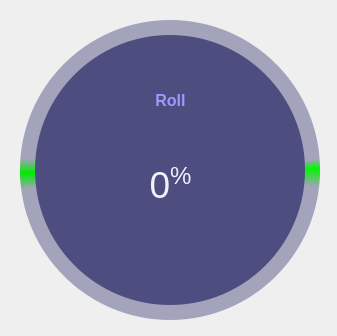
<?xml version="1.0" encoding="UTF-8"?>
<ui version="4.0">
 <class>Color_Gauge</class>
 <widget class="QMainWindow" name="Color_Gauge">
  <property name="geometry">
   <rect>
    <x>0</x>
    <y>0</y>
    <width>337</width>
    <height>336</height>
   </rect>
  </property>
  <property name="windowTitle">
   <string>MainWindow</string>
  </property>
  <widget class="QWidget" name="centralwidget">
   <widget class="QFrame" name="circleProgressBAR_Base">
    <property name="geometry">
     <rect>
      <x>10</x>
      <y>10</y>
      <width>320</width>
      <height>320</height>
     </rect>
    </property>
    <property name="frameShape">
     <enum>QFrame::NoFrame</enum>
    </property>
    <property name="frameShadow">
     <enum>QFrame::Raised</enum>
    </property>
    <widget class="QFrame" name="circle_Progess">
     <property name="geometry">
      <rect>
       <x>10</x>
       <y>10</y>
       <width>300</width>
       <height>300</height>
      </rect>
     </property>
     <property name="styleSheet">
      <string notr="true">QFrame{
border-radius: 150px;
	background-color: qconicalgradient(cx:0.5, cy:0.5, angle:4, stop:0.475 rgba(255, 255, 255, 0), stop:0.492 rgba(0, 235, 0, 255), stop:0.51 rgba(255, 255, 255, 0), stop:0.97 rgba(249, 249, 249, 0), stop:0.99 rgba(0, 246, 0, 255), stop:1 rgba(236, 236, 236, 0));
}</string>
     </property>
     <property name="frameShape">
      <enum>QFrame::StyledPanel</enum>
     </property>
     <property name="frameShadow">
      <enum>QFrame::Raised</enum>
     </property>
    </widget>
    <widget class="QFrame" name="circle_background">
     <property name="geometry">
      <rect>
       <x>10</x>
       <y>10</y>
       <width>300</width>
       <height>300</height>
      </rect>
     </property>
     <property name="styleSheet">
      <string notr="true">QFrame{
	border-radius: 150px;
	background-color: rgba(77, 77, 127,120);
}</string>
     </property>
     <property name="frameShape">
      <enum>QFrame::StyledPanel</enum>
     </property>
     <property name="frameShadow">
      <enum>QFrame::Raised</enum>
     </property>
    </widget>
    <widget class="QFrame" name="container">
     <property name="geometry">
      <rect>
       <x>25</x>
       <y>25</y>
       <width>270</width>
       <height>270</height>
      </rect>
     </property>
     <property name="styleSheet">
      <string notr="true">QFrame{
	border-radius: 135px;
	background-color: rgb(77, 77, 127);
}</string>
     </property>
     <property name="frameShape">
      <enum>QFrame::StyledPanel</enum>
     </property>
     <property name="frameShadow">
      <enum>QFrame::Raised</enum>
     </property>
     <widget class="QLabel" name="label_title">
      <property name="geometry">
       <rect>
        <x>-20</x>
        <y>0</y>
        <width>311</width>
        <height>131</height>
       </rect>
      </property>
      <property name="font">
       <font>
        <family>Segoe UI</family>
        <pointsize>12</pointsize>
        <weight>50</weight>
        <bold>false</bold>
       </font>
      </property>
      <property name="styleSheet">
       <string notr="true">color: rgb(255, 255, 255); background-color: none;</string>
      </property>
      <property name="text">
       <string>&lt;html&gt;&lt;head/&gt;&lt;body&gt;&lt;p&gt;&lt;span style=&quot; font-weight:600; color:#9b9bff;&quot;&gt;Roll&lt;/span&gt;&lt;/p&gt;&lt;/body&gt;&lt;/html&gt;</string>
      </property>
      <property name="alignment">
       <set>Qt::AlignCenter</set>
      </property>
     </widget>
     <widget class="QLabel" name="label_precentage">
      <property name="geometry">
       <rect>
        <x>-50</x>
        <y>60</y>
        <width>371</width>
        <height>181</height>
       </rect>
      </property>
      <property name="font">
       <font>
        <family>Nirmala UI</family>
        <pointsize>28</pointsize>
        <weight>75</weight>
        <bold>true</bold>
       </font>
      </property>
      <property name="styleSheet">
       <string notr="true">color: rgb(255, 255, 255); background-color: none;</string>
      </property>
      <property name="text">
       <string>&lt;html&gt;&lt;head/&gt;&lt;body&gt;&lt;p align=&quot;center&quot;&gt;&lt;span style=&quot; font-weight:400; color:#f0f0ff;&quot;&gt;0&lt;/span&gt;&lt;span style=&quot; font-weight:400; color:#f0f0ff; vertical-align:super;&quot;&gt;%&lt;/span&gt;&lt;/p&gt;&lt;/body&gt;&lt;/html&gt;</string>
      </property>
      <property name="alignment">
       <set>Qt::AlignCenter</set>
      </property>
     </widget>
    </widget>
    <zorder>circle_background</zorder>
    <zorder>circle_Progess</zorder>
    <zorder>container</zorder>
   </widget>
  </widget>
 </widget>
 <resources/>
 <connections/>
</ui>
